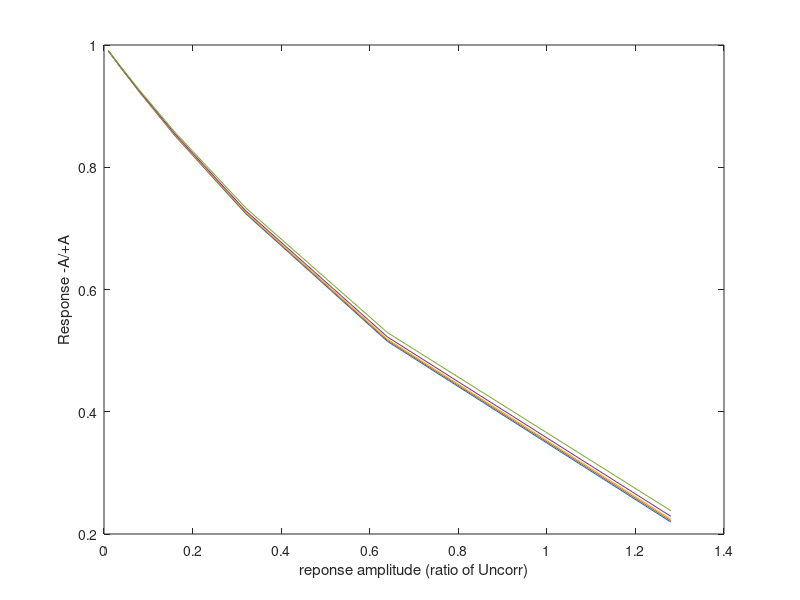

This chart was generated by the following MATLAB code:
function opnl(varargin);
%Quick look at how amplitude of generating input (+-A)
%affects amplitude of response with an output nonlinearity
%
%amplidude of response relative to baseline matters
Amps = [1 2 4 8 16 32 64 128];
noises = [0 1 2 4 8];
U = 100;
nr = 100;
G = ones(2,nr);
G(1,:) = -1;
rnd = rand(size(G));
for j = 1:length(Amps)
    a = Amps(j);
for k = 1:length(noises)
    noise = noises(k);
    R = Amps(j) .* G + (rnd.*noise);
    R = (R+U).^2;
    uR = (U + (rnd.*noise)).^2;
    A = mean(R') - mean(uR(:));
    ratio(j,k) = -A(1)/A(2);
    resps(j,k,:) = A;
end
end
plot(Amps./U, ratio);
xlabel('reponse amplitude (ratio of Uncorr)');
ylabel('Response -A/+A');